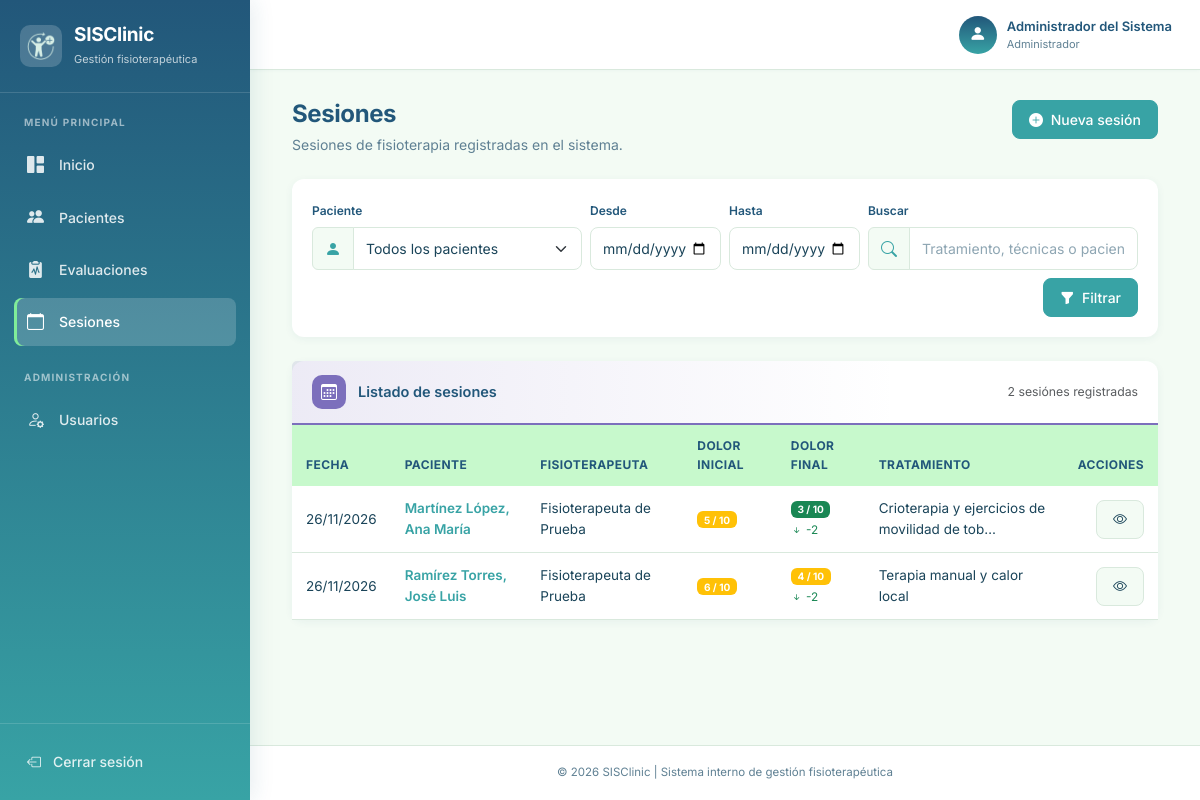
/modules/sesiones/index.php (signed in), run on the app's committed database.
### tables this page shows
CREATE TABLE sesiones (
    id_sesion             INT AUTO_INCREMENT PRIMARY KEY,
    id_paciente           INT  NOT NULL,
    id_usuario            INT  NOT NULL,
    fecha                 DATE NOT NULL,
    dolor_inicial         TINYINT NOT NULL,
    tratamiento_realizado TEXT NOT NULL,
    ejercicios_tecnicas   TEXT NULL,
    respuesta_paciente    TEXT NULL,
    dolor_final           TINYINT NOT NULL,
    observaciones         TEXT NULL,
    CONSTRAINT chk_ses_dolor_inicial CHECK (dolor_inicial BETWEEN 0 AND 10),
    CONSTRAINT chk_ses_dolor_final   CHECK (dolor_final   BETWEEN 0 AND 10),
    CONSTRAINT fk_ses_paciente FOREIGN KEY (id_paciente)
        REFERENCES pacientes(id_paciente) ON DELETE RESTRICT ON UPDATE CASCADE,
    CONSTRAINT fk_ses_usuario FOREIGN KEY (id_usuario)
        REFERENCES usuarios(id_usuario) ON DELETE RESTRICT ON UPDATE CASCADE
);

CREATE TABLE pacientes (
    id_paciente        INT AUTO_INCREMENT PRIMARY KEY,
    nombres            VARCHAR(100) NOT NULL,
    apellidos          VARCHAR(100) NOT NULL,
    fecha_nacimiento   DATE         NOT NULL,
    sexo               ENUM('Femenino','Masculino') NOT NULL,
    telefono           VARCHAR(20)  NOT NULL,
    correo             VARCHAR(100) NULL,
    direccion          VARCHAR(200) NULL,
    motivo_consulta    TEXT         NOT NULL,
    diagnostico_medico TEXT         NULL,
    antecedentes       TEXT         NULL,
    observaciones      TEXT         NULL,
    fecha_registro     TIMESTAMP    NOT NULL DEFAULT CURRENT_TIMESTAMP
);

CREATE TABLE usuarios (
    id_usuario      INT AUTO_INCREMENT PRIMARY KEY,
    nombre_completo VARCHAR(100) NOT NULL,
    usuario         VARCHAR(50)  NOT NULL UNIQUE,
    contrasena      VARCHAR(255) NOT NULL,           
    rol             ENUM('Administrador','Fisioterapeuta') NOT NULL,
    estado          TINYINT(1)   NOT NULL DEFAULT 1  
);

### modules/sesiones/index.php (the view, shortened to what this page needs)
<?php
require_once __DIR__ . '/../../conexion.php';
require_once __DIR__ . '/../../includes/header.php';
require_once __DIR__ . '/../../includes/navbar.php';
$busqueda        = trim($_GET['q'] ?? '');
$filtro_paciente = isset($_GET['paciente']) ? (int) $_GET['paciente'] : 0;
$fecha_desde     = trim($_GET['desde'] ?? '');
$fecha_hasta     = trim($_GET['hasta'] ?? '');
$sql = "SELECT s.id_sesion,
               s.fecha,
               s.dolor_inicial,
               s.dolor_final,
               s.tratamiento_realizado,
               p.id_paciente,
               p.nombres   AS paciente_nombres,
               p.apellidos AS paciente_apellidos,
               u.nombre_completo AS fisioterapeuta
        FROM sesiones s
        INNER JOIN pacientes p ON p.id_paciente = s.id_paciente
        INNER JOIN usuarios  u ON u.id_usuario  = s.id_usuario
        WHERE 1 = 1";
$sql .= " ORDER BY s.fecha DESC, s.id_sesion DESC LIMIT 100";
$stmt = mysqli_prepare($con, $sql);
mysqli_stmt_execute($stmt);
$resultado        = mysqli_stmt_get_result($stmt);
$total_resultados = mysqli_num_rows($resultado);
$res_total = mysqli_query($con, "SELECT COUNT(*) AS total FROM sesiones");
$total_sesiones = (int) ($res_total ? mysqli_fetch_assoc($res_total)['total'] : 0);
$hay_filtros = $busqueda !== '' || $filtro_paciente > 0 || $fecha_desde !== '' || $fecha_hasta !== '';
function color_dolor(int $dolor): string {
    if ($dolor <= 3) return 'success';
    if ($dolor <= 6) return 'warning';
    return 'danger';
}
?>
<div class="container-fluid">
    <div class="d-flex justify-content-between align-items-start flex-wrap gap-3 mb-4">
        <div>
            <h1 class="page-title">Sesiones</h1>
            <p class="page-subtitle mb-0">
                Sesiones de fisioterapia registradas en el sistema.
            </p>
        </div>
        <a href="<?= BASE_URL ?>/modules/sesiones/registrar.php" class="btn btn-primary">
            <i class="bi bi-plus-circle-fill me-1"></i>
            Nueva sesión
        </a>
    </div>
    <div class="card mb-4">
        <div class="card-body">
            <form method="GET" action="index.php" class="row g-2 align-items-end">
                <div class="col-md-4">
                    <label class="form-label" style="font-size: 12px;">Paciente</label>
                    <div class="input-group">
                        <span class="input-group-text">
                            <i class="bi bi-person-fill"></i>
                        </span>
                        <select name="paciente" class="form-select">
                            <option value="0">Todos los pacientes</option>
                        </select>
                    </div>
                </div>
                <div class="col-md-2">
                    <label class="form-label" style="font-size: 12px;">Desde</label>
                    <input type="date" class="form-control" name="desde"
                           value="<?= htmlspecialchars($fecha_desde) ?>">
                </div>
                <div class="col-md-2">
                    <label class="form-label" style="font-size: 12px;">Hasta</label>
                    <input type="date" class="form-control" name="hasta"
                           value="<?= htmlspecialchars($fecha_hasta) ?>">
                </div>
                <div class="col-md-4">
                    <label class="form-label" style="font-size: 12px;">Buscar</label>
                    <div class="input-group">
                        <span class="input-group-text">
                            <i class="bi bi-search"></i>
                        </span>
                        <input type="text" class="form-control" name="q"
                               placeholder="Tratamiento, técnicas o paciente"
                               value="<?= htmlspecialchars($busqueda) ?>">
                    </div>
                </div>
                <div class="col-12 d-flex gap-2 justify-content-end mt-2">
                    <button type="submit" class="btn btn-primary">
                        <i class="bi bi-funnel-fill me-1"></i> Filtrar
                    </button>
                </div>
            </form>
        </div>
    </div>
    <div class="card card-section card-section--violet">
        <div class="card-header">
            <span class="section-icon">
                <i class="bi bi-calendar3"></i>
            </span>
            <strong>
                <?php if ($hay_filtros): ?>
                    Resultados filtrados
                <?php else: ?>
                    Listado de sesiones
                <?php endif; ?>
            </strong>
            <small class="text-muted ms-auto">
                <?php if ($hay_filtros): ?>
                    <?= $total_resultados ?> resultado<?= $total_resultados === 1 ? '' : 's' ?>
                    de <?= $total_sesiones ?> en total
                <?php else: ?>
                    <?= $total_sesiones ?> sesión<?= $total_sesiones === 1 ? '' : 'es' ?> registrada<?= $total_sesiones === 1 ? '' : 's' ?>
                <?php endif; ?>
            </small>
        </div>
        <?php if ($total_resultados === 0): ?>
            <div class="card-body empty-state">
                <div class="empty-state-icon">
                    <i class="bi bi-calendar-x"></i>
                </div>
                <p>
                    <?php if ($hay_filtros): ?>
                        No hay sesiones que coincidan con los filtros aplicados.
                    <?php else: ?>
                        Aún no se han registrado sesiones en el sistema.
                    <?php endif; ?>
                </p>
                <small>
                    <?php if ($hay_filtros): ?>
                        Prueba ampliar el rango de fechas o quitar filtros.
                    <?php else: ?>
                        Registra una nueva sesión para comenzar.
                    <?php endif; ?>
                </small>
            </div>
        <?php else: ?>
            <div class="table-responsive">
                <table class="table table-hover align-middle mb-0">
                    <thead>
                        <tr>
                            <th>Fecha</th>
                            <th>Paciente</th>
                            <th>Fisioterapeuta</th>
                            <th>Dolor inicial</th>
                            <th>Dolor final</th>
                            <th>Tratamiento</th>
                            <th class="text-end">Acciones</th>
                        </tr>
                    </thead>
                    <tbody>
                        <?php while ($s = mysqli_fetch_assoc($resultado)): ?>
                            <?php
                                $di = (int) $s['dolor_inicial'];
                                $df = (int) $s['dolor_final'];
                                $mejora = $di - $df;
                            ?>
                            <tr>
                                <td>
                                    <?= htmlspecialchars(date('d/m/Y', strtotime($s['fecha']))) ?>
                                </td>
                                <td>
                                    <a href="<?= BASE_URL ?>/modules/pacientes/ver.php?id=<?= (int) $s['id_paciente'] ?>"
                                       style="color: var(--color-primary); font-weight: 600;">
                                        <?= htmlspecialchars($s['paciente_apellidos'] . ', ' . $s['paciente_nombres']) ?>
                                    </a>
                                </td>
                                <td>
                                    <?= htmlspecialchars($s['fisioterapeuta']) ?>
                                </td>
                                <td>
                                    <span class="badge bg-<?= color_dolor($di) ?>">
                                        <?= $di ?> / 10
                                    </span>
                                </td>
                                <td>
                                    <span class="badge bg-<?= color_dolor($df) ?>">
                                        <?= $df ?> / 10
                                    </span>
                                    <?php if ($mejora > 0): ?>
                                        <br>
                                        <small class="text-success">
                                            <i class="bi bi-arrow-down-short"></i>
                                            -<?= $mejora ?>
                                        </small>
                                    <?php endif; ?>
                                </td>
                                <td>
                                    <?php if (!empty($s['tratamiento_realizado'])): ?>
                                        <?= htmlspecialchars(mb_strimwidth($s['tratamiento_realizado'], 0, 45, '…')) ?>
                                    <?php else: ?>
                                        <span style="color: var(--color-muted);">—</span>
                                    <?php endif; ?>
                                </td>
                                <td class="text-end">
                                    <a href="<?= BASE_URL ?>/modules/sesiones/ver.php?id=<?= (int) $s['id_sesion'] ?>"
                                       class="btn btn-sm btn-light" title="Ver detalle de la sesión">
                                        <i class="bi bi-eye"></i>
                                    </a>
                                </td>
                            </tr>
                        <?php endwhile; ?>
                    </tbody>
                </table>
            </div>
        <?php endif; ?>
    </div>
</div>
<?php require_once __DIR__ . '/../../includes/footer.php'; ?>

### includes/header.php (shortened to what this page needs)
<?php
$nombre_usuario = $_SESSION['nombre'] ?? 'Profesional';
$rol_usuario = $_SESSION['rol'] ?? 'Fisioterapeuta';
?>
<!DOCTYPE html>
<html lang="es">
<head>
    <link
        href="https://cdn.jsdelivr.net/npm/bootstrap@5.3.3/dist/css/bootstrap.min.css"
        rel="stylesheet">
    <link
        rel="stylesheet"
        href="https://cdn.jsdelivr.net/npm/bootstrap-icons@1.11.3/font/bootstrap-icons.min.css">
    <link rel="stylesheet" href="<?= BASE_URL ?>/css/styles.css">
</head>
<body>

### includes/navbar.php (shortened to what this page needs)
<div class="app-container">
<?php
$uri_actual      = $_SERVER['REQUEST_URI'] ?? '';
$es_inicio       = !preg_match('#/modules/#', $uri_actual);
$es_pacientes    = strpos($uri_actual, '/modules/pacientes/')    !== false;
$es_evaluaciones = strpos($uri_actual, '/modules/evaluaciones/') !== false;
$es_sesiones     = strpos($uri_actual, '/modules/sesiones/')     !== false;
$es_usuarios     = strpos($uri_actual, '/modules/usuarios/')     !== false;
?>
    <aside class="sidebar">
        <div class="sidebar-header">
            <div class="brand-icon">
                <img src="/SISClinic/img/logo.png" alt="Icono de pulso" width="28" height="28">
            </div>
            <div>
                <h5>SISClinic</h5>
                <small>Gestión fisioterapéutica</small>
            </div>
        </div>
        <div class="sidebar-menu">
            <p class="menu-title">MENÚ PRINCIPAL</p>
            <a href="<?= BASE_URL ?>/index.php"
   class="menu-link <?= $es_inicio ? 'active' : '' ?>">
    <i class="bi bi-grid-1x2-fill"></i>
    <span>Inicio</span>
</a>
<a href="<?= BASE_URL ?>/modules/pacientes/index.php"
   class="menu-link <?= $es_pacientes ? 'active' : '' ?>">
    <i class="bi bi-people-fill"></i>
    <span>Pacientes</span>
</a>
<a href="<?= BASE_URL ?>/modules/evaluaciones/index.php"
   class="menu-link <?= $es_evaluaciones ? 'active' : '' ?>">
    <i class="bi bi-clipboard2-pulse-fill"></i>
    <span>Evaluaciones</span>
</a>
<a href="<?= BASE_URL ?>/modules/sesiones/index.php"
   class="menu-link <?= $es_sesiones ? 'active' : '' ?>">
    <i class="bi bi-calendar"></i>
    <span>Sesiones</span>
</a>
            <?php if ($rol_usuario === 'Administrador'): ?>
                <p class="menu-title mt-4">ADMINISTRACIÓN</p>
               <a href="<?= BASE_URL ?>/modules/usuarios/index.php"
   class="menu-link <?= $es_usuarios ? 'active' : '' ?>">
    <i class="bi bi-person-gear"></i>
    <span>Usuarios</span>
</a>
            <?php endif; ?>
        </div>
        <div class="sidebar-footer">
            <a href="<?= BASE_URL ?>/logout.php" class="logout-link">
                <i class="bi bi-box-arrow-left"></i>
                <span>Cerrar sesión</span>
            </a>
        </div>
    </aside>
    <div class="main-area">
        <header class="topbar">
            <div class="user-area">
                <div class="user-avatar">
                    <i class="bi bi-person-fill"></i>
                </div>
                <div class="user-info">
                    <strong><?= htmlspecialchars($nombre_usuario) ?></strong>
                    <small><?= htmlspecialchars($rol_usuario) ?></small>
                </div>
            </div>
        </header>
        <main class="content-area">

### includes/footer.php (shortened to what this page needs)
        </main>
        <footer class="footer">
            <p>
                © <?= date('Y') ?> SISClinic
                | Sistema interno de gestión fisioterapéutica
            </p>
        </footer>
    </div>
</div>
</body>
</html>

### data on the page
sesiones: fecha "26/11/2026", id_paciente.nombres "Martínez López, Ana María", id_usuario.nombre_completo "Fisioterapeuta de Prueba", dolor_inicial "5", dolor_final "3", mejora "2", tratamiento_realizado "Crioterapia y ejercicios de movilidad de tob…"
sesiones: fecha "26/11/2026", id_paciente.nombres "Ramírez Torres, José Luis", id_usuario.nombre_completo "Fisioterapeuta de Prueba", dolor_inicial "6", dolor_final "4", mejora "2", tratamiento_realizado "Terapia manual y calor local"

### other printed values
$nombre_usuario "Administrador del Sistema"
$rol_usuario "Administrador"
$total_sesiones "2"
